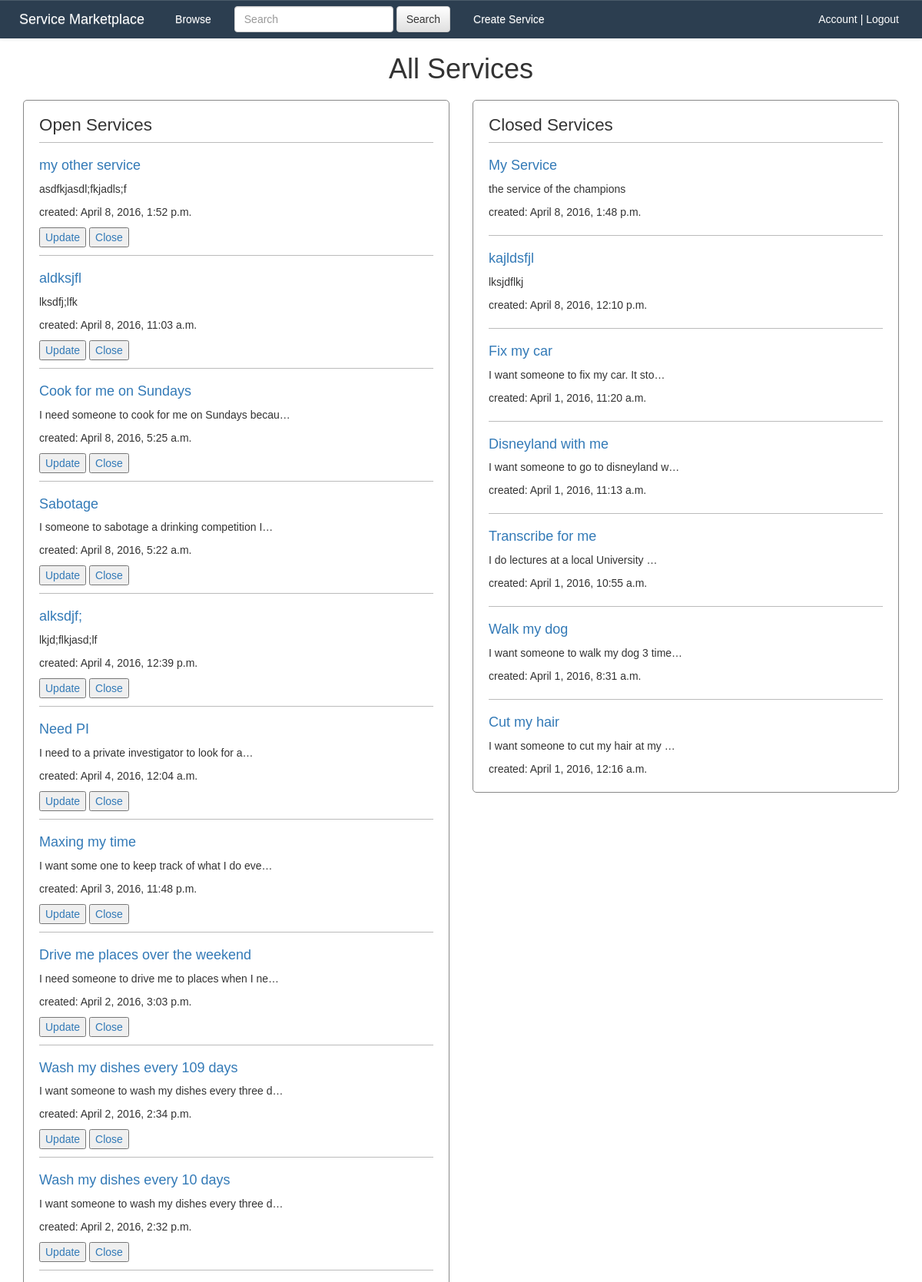
Page /my_account/services/ (signed in, upper part) on the earlier database version.
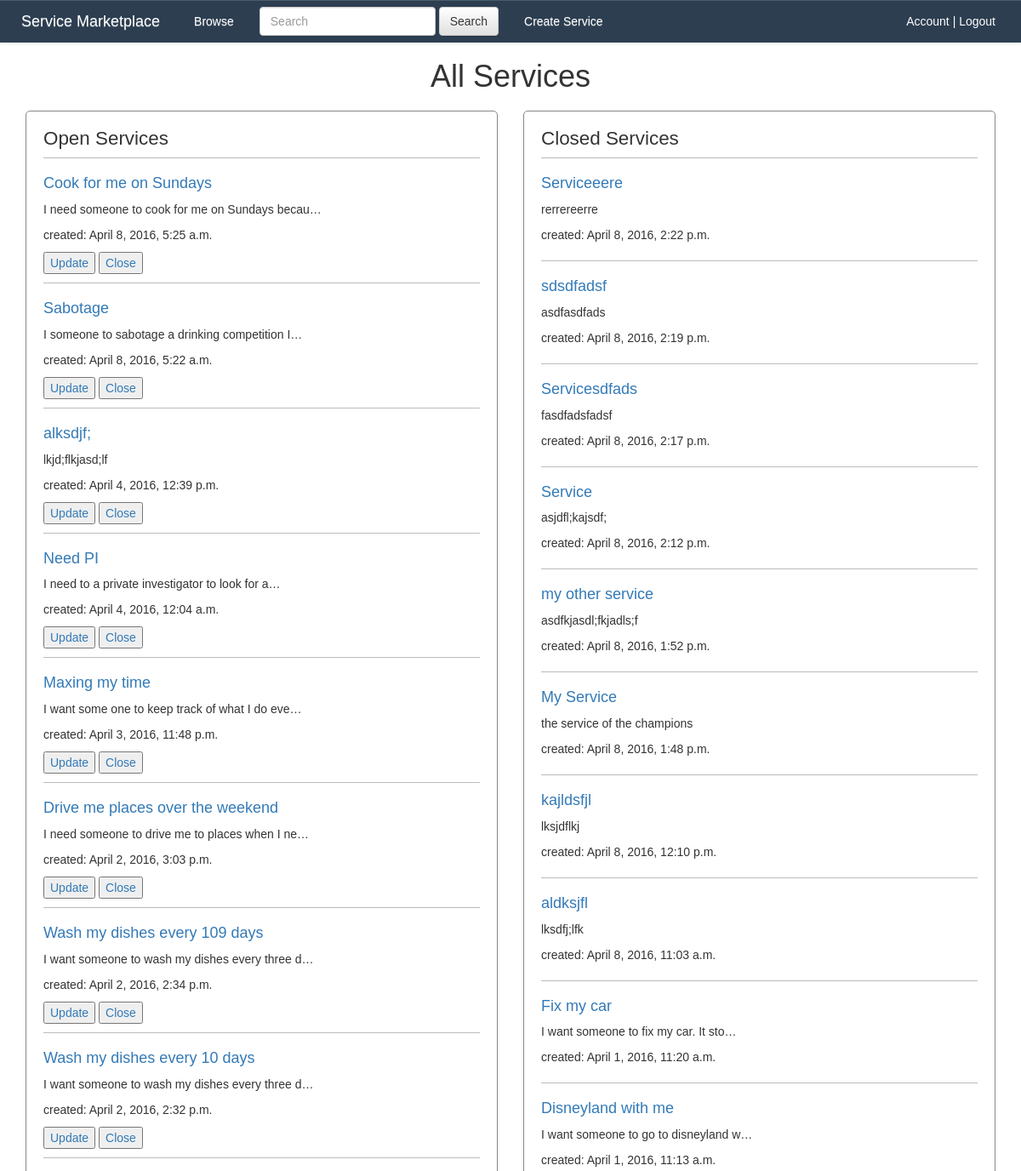
Same page on the later database version.
### market/models.py (models this page shows, shortened)
class Service(models.Model):
    client = models.ForeignKey(
        settings.AUTH_USER_MODEL,
        related_name='service_client',
        null=True,
        blank=True
    )
    service_provider = models.ForeignKey(
        settings.AUTH_USER_MODEL,
        related_name='service_service_providers',
        null=True,
        blank=True
    )
    title = models.CharField(max_length=100, default="Service")
    description = models.TextField()
    location = models.CharField(max_length=50, default="U.S.")
    today = DT.date.today()
    week_from_now = today + DT.timedelta(days=7)
    final_time = models.DateTimeField("Ending Time", default=week_from_now)
    category = models.CharField(max_length=50, default="Other")
    is_open = models.BooleanField(default=True)
    bid = models.DecimalField(
        max_digits=10,
        decimal_places=2,
        default=1000.00
    )
    created_date = models.DateTimeField(default=timezone.now)

### market/views.py (the view)
# urls.py: url(r'^my_account/services/$', views.more_services, name="more_services"),
@login_required
def more_services(request):
    services_open = Service.objects.filter(client=request.user, is_open=True).order_by('-created_date')
    services_closed = Service.objects.filter(client=request.user, is_open=False).order_by('-created_date')
    return render(
        request,
        'market/services.html', {
            'services_open': services_open,
            'services_closed': services_closed
        }
    )

### market/templates/market/services.html
{% extends "market/base.html" %}
{% block css %}
{% load staticfiles %}
    <link rel="stylesheet" href="{% static 'css/user_profile.css' %}">
{% endblock %}
{% block content %}
    <h1 style="text-align:center">All Services</h1>
    <div class="container">
        <div class="row">
            <div class="col-sm-6">
                <div class="column">
                    <h3>Open Services</h3>
                    {% if services_open %}
                        {% for service in services_open %}
                        <div class="service">
                            <h4><a href="{% url 'service_detail' pk=service.pk %}">{{ service.title }}</a></h4>
                            <p>{{ service.description|linebreaks|truncatechars:50 }}</p>
                            <div class="date">
                                <p>created: {{ service.created_date }}</p>
                            </div>
                            <button type="button"><a href="{% url 'service_update' pk=service.pk %}">Update</a></button>
                            <button type="button"><a href="{% url 'service_close' pk=service.pk %}">Close</a></button>
                        </div>
                        {% endfor %}
                    {% else %}
                        <p>You have no open services.</p>
                    {% endif %}
                </div>
            </div>
            <div class="col-sm-6">
                <div class="column">
                    <h3>Closed Services</h3>
                    {% if services_closed %}
                        {% for service in services_closed %}
                            <div class="service">
                                <h4><a href="{% url 'service_detail' pk=service.pk %}">{{ service.title }}</a></h4>
                                <p>{{ service.description|linebreaks|truncatechars:40 }}</p>
                                <div class="date">
                                    <p>created: {{ service.created_date }}</p>
                                </div>
                            </div>
                        {% endfor %}
                    {% else %}
                        <p>You have no closed services.</p>
                    {% endif %}
                </div>
            </div>
        </div>
    </div>
{% endblock %}

Differences in the rows shown:
no longer on this page (row unchanged): Service: title "Transcribe for me", description "I do lectures at a local University …", created_date "April 1, 2016, 10:55 a.m.", shown under "Closed Services"
no longer on this page (row unchanged): Service: title "Walk my dog", description "I want someone to walk my dog 3 time…", created_date "April 1, 2016, 8:31 a.m.", shown under "Closed Services"
no longer on this page (row unchanged): Service: title "Cut my hair", description "I want someone to cut my hair at my …", created_date "April 1, 2016, 12:16 a.m.", shown under "Closed Services"
added Service: title "Serviceeere", description "rerrereerre", created_date "April 8, 2016, 2:22 p.m.", shown under "Closed Services"
added Service: title "sdsdfadsf", description "asdfasdfads", created_date "April 8, 2016, 2:19 p.m.", shown under "Closed Services"
added Service: title "Servicesdfads", description "fasdfadsfadsf", created_date "April 8, 2016, 2:17 p.m.", shown under "Closed Services"
added Service: title "Service", description "asjdfl;kajsdf;", created_date "April 8, 2016, 2:12 p.m.", shown under "Closed Services"
changed Service "my other service": moves from the list under "Open Services" to the list under "Closed Services"
changed Service "aldksjfl": moves from the list under "Open Services" to the list under "Closed Services"
